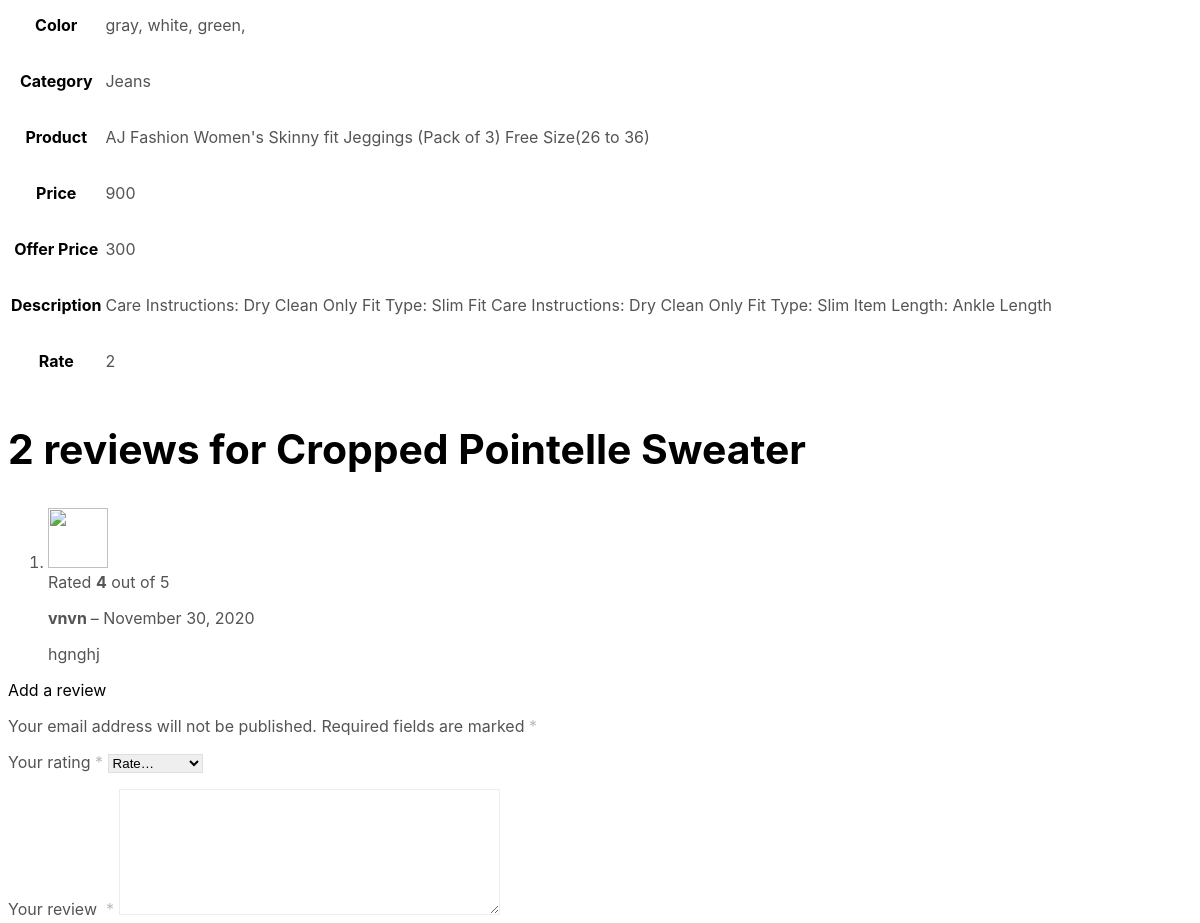
The page /product/product_description/21 (middle part) on the database as committed earlier.
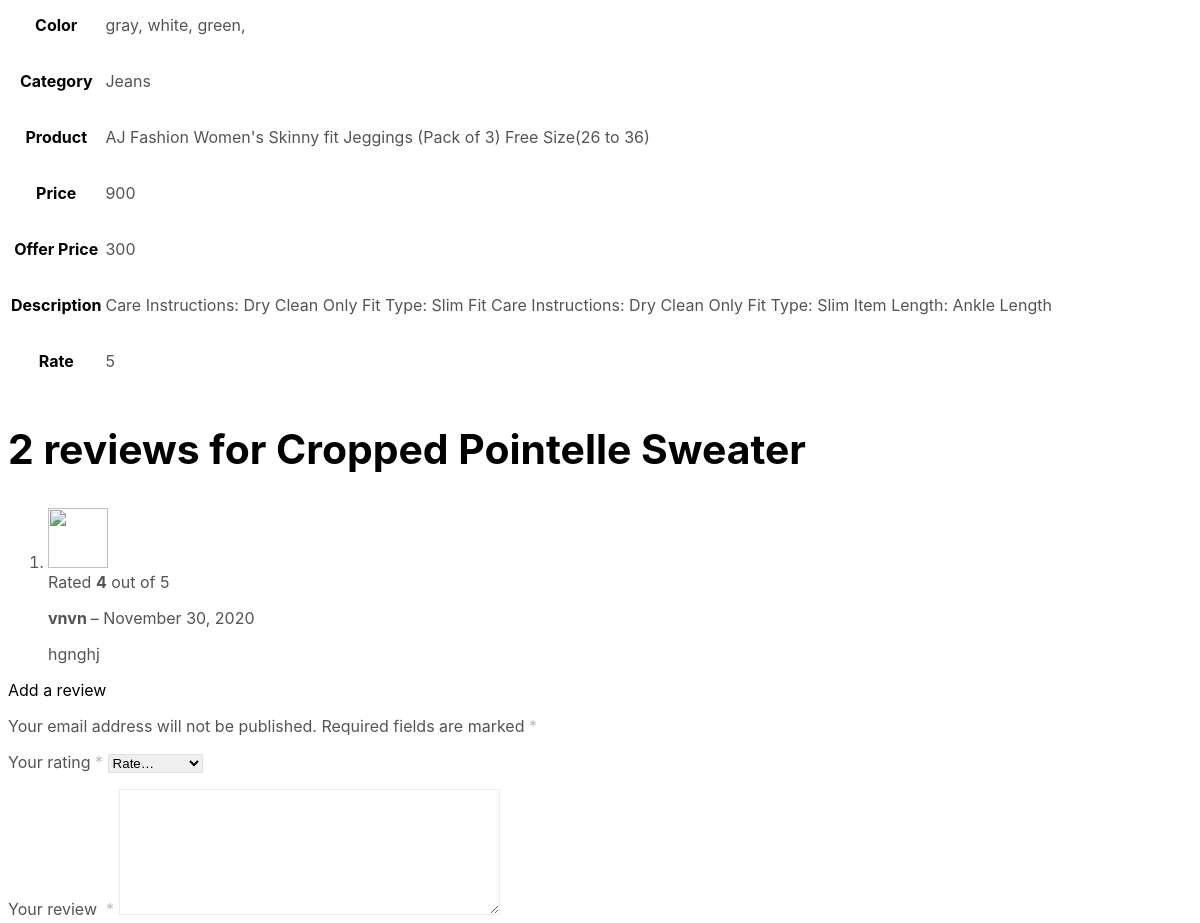
The same page on the database as committed later.
### Product/models.py (models this page shows, shortened)
class Product(models.Model):
    pro_cat_name = models.ForeignKey(Category, on_delete=models.CASCADE,blank=True,null=True,related_name="pro_cat_name")
    pro_name = models.CharField(max_length=100)
    pro_price = models.BigIntegerField()
    pro_offer_price = models.BigIntegerField(default=0)
    pro_fake_price = models.BigIntegerField(null=True, blank=True)
    pro_image = models.FileField(blank=True)
    pro_description = models.TextField(null=True, blank=True)
    pro_star = models.CharField(max_length=10, choices=CHOICE_STAR, null=True, blank=True)
    pro_availability = models.BooleanField(default=True)

class Category(models.Model):
    cat_name = models.CharField(max_length=30, null=True, blank=True)

### Product/views.py (the view)
# urls.py: path('product_description/<int:pid>', views.product_description, name="product_description"),
def product_description(request, pid):
    pro = Product.objects.get(id=pid)
    image = PostImage.objects.filter(post_id=pid)
    size = Product_Size.objects.filter(size_key_id=pid)
    color = Product_Color.objects.filter(color_key_id=pid)
    check_cart = Cart.objects.filter(cart_product_id=pid)
    if request.method == "POST":
        if "wishlist_form" in request.POST:
            if Wishlist.objects.filter(wish_list_product=pro.id).exists():
                messages.warning(request, 'Product {} already exists in wishlist!'.format(pro.pro_name))
            else:
                if request.user.is_authenticated:
                    data = Wishlist.objects.create(wish_list_product_id=pro.id, wish_list_user=request.user,
                                               wish_list_status=True)
                    data.save()
                    return redirect("wishlist")
                else:
                    return redirect("signin")
        elif "cart_form" in request.POST:
            if request.user.is_authenticated:
                product_color = request.POST.get('product_color')
                product_size = request.POST.get('product_size')
                check_cart = Cart.objects.filter(cart_user=request.user, cart_product_id=pid, cart_color=product_color,
                                                 cart_size=product_size)
                if check_cart:
                    data = Cart.objects.get(cart_user=request.user, cart_product_id=pid, cart_color=product_color,
                                            cart_size=product_size)
                    data.cart_quantity += int(request.POST.get("quantity"))
                    final_price = pro.pro_price - pro.pro_offer_price
                    data.cart_price = data.cart_quantity * final_price
                    data.cart_color = request.POST.get('product_color')
                    data.cart_size = request.POST.get('product_size')
                    data.save()
                    return redirect("cart")
                else:
                    quantity = int(request.POST.get("quantity"))
                    final_price = pro.pro_price - pro.pro_offer_price
                    price = quantity * final_price
                    cart_color = request.POST.get('product_color')
                    cart_size = request.POST.get('product_size')
                    if len(size) == 0 or len(color) == 0:
                        data = Cart(cart_user=request.user, cart_product_id=pro.id, cart_status=True,
                                    cart_quantity=quantity,
                                    cart_price=price)
                        data.save()
                        return redirect("cart")
                    else:
                        if cart_color == "" or cart_size == "":
                            messages.error(request, 'PLease Choose Your Size And Colour for Better Experience')
                        else:
                            data = Cart(cart_user=request.user, cart_product_id=pro.id, cart_status=True,
                                        cart_quantity=quantity,
                                        cart_price=price, cart_color=cart_color, cart_size=cart_size)
                            data.save()
                            return redirect("cart")
            else:
                return redirect("signin")
    else:
        pass
    return render(request, 'product_description.html', {'pro': pro, 'size': size, 'color': color, 'image': image})

### template/product_description.html (shortened to what the changed rows need)
{% load static %}
<!DOCTYPE html>
<html lang="en-US">
<head>
	<link media="all" href="https://shopkeeper.wp-theme.design/wp-content/cache/autoptimize/css/autoptimize_d9027ec5da952c98d9908eec9c546ad2.css" rel="stylesheet" />
	<link media="only screen and (max-width: 768px)" href="{%static 'wp-content/cache/autoptimize/css/autoptimize_541e2ced151704f4ff1844c6de47ec02.css'%}" rel="stylesheet" />
</head>
<body class="product-template-default single single-product postid-5026 wp-embed-responsive theme-shopkeeper woocommerce woocommerce-page woocommerce-no-js gbt_custom_notif product-layout-default wpb-js-composer js-comp-ver-6.6.0 vc_responsive">
    	<div id="st-container" class="st-container">
            <div class="st-content">
                                <div id="page_wrapper" class=" ">
<div id="primary" class="content-area">
    <div id="content" class="site-content" role="main">
<div class="product_layout_classic default-layout">
		<div id="product-5026" class="product type-product post-5026 status-publish first instock product_cat-stayhome product_cat-hoodies product_cat-trousers has-post-thumbnail shipping-taxable purchasable product-type-variable">
		<div class="woocommerce-tabs">
				<div class="panel entry-content" id="tab-additional_information">
	                <div class="row">
	                    <div class="large-8 xlarge-6 large-centered xlarge-centered columns">
<table class="woocommerce-product-attributes shop_attributes">
				<tr class="woocommerce-product-attributes-item woocommerce-product-attributes-item--attribute_pa_color">
			<th class="woocommerce-product-attributes-item__label">Color</th>
			</tr>
			<tr class="woocommerce-product-attributes-item woocommerce-product-attributes-item--attribute_pa_color">
			<th class="woocommerce-product-attributes-item__label">Category</th>
			<td class="woocommerce-product-attributes-item__value">
				<p>{{pro.pro_cat_name.cat_name}}</p>
			</td>
			</tr>
			<tr class="woocommerce-product-attributes-item woocommerce-product-attributes-item--attribute_pa_color">
			<th class="woocommerce-product-attributes-item__label">Product</th>
			<td class="woocommerce-product-attributes-item__value">
				<p>{{pro.pro_name}}</p>
			</td>
			</tr>
			<tr class="woocommerce-product-attributes-item woocommerce-product-attributes-item--attribute_pa_color">
			<th class="woocommerce-product-attributes-item__label">Price</th>
			<td class="woocommerce-product-attributes-item__value">
				<p>{{pro.pro_price}}</p>
			</td>
			</tr>
			<tr class="woocommerce-product-attributes-item woocommerce-product-attributes-item--attribute_pa_color">
			<th class="woocommerce-product-attributes-item__label">Offer Price</th>
			<td class="woocommerce-product-attributes-item__value">
				<p>{{pro.pro_offer_price}}</p>
			</td>
			</tr>
			<tr class="woocommerce-product-attributes-item woocommerce-product-attributes-item--attribute_pa_color">
			<th class="woocommerce-product-attributes-item__label">Description</th>
			<td class="woocommerce-product-attributes-item__value">
				<p>{{pro.pro_description}}</p>
			</td>
			</tr>
			<tr class="woocommerce-product-attributes-item woocommerce-product-attributes-item--attribute_pa_color">
			<th class="woocommerce-product-attributes-item__label">Rate</th>
			<td class="woocommerce-product-attributes-item__value">
				<p>{{pro.pro_star}}</p>
			</td>
			</tr>
</table>
	                    </div>
	                </div>
	            </div>
				<div class="panel entry-content" id="tab-reviews">
	                <div class="row">
	                    <div class="large-8 xlarge-6 large-centered xlarge-centered columns">
	                        <div id="reviews" class="woocommerce-Reviews">
	<div id="comments">
		<h2 class="woocommerce-Reviews-title">
			2 reviews for
			<span>Cropped Pointelle Sweater</span>
		</h2>
						</div>
</div>
	                    </div>
	                </div>
	            </div>
					</div>
		</div>
</div>
    </div>
</div>
			</div>
		</div>
	</div>
<script defer src="{%static 'wp-content/cache/autoptimize/js/autoptimize_3c492425456aee641c22f220c3a838a2.js'%}"></script></body>
</html>

Rows that differ between the two databases and show on the page:
changed Product "AJ Fashion Women's Skinny fit Jeggings (Pack of 3) Free Size(26 to 36)": pro_star "2" → "5"
